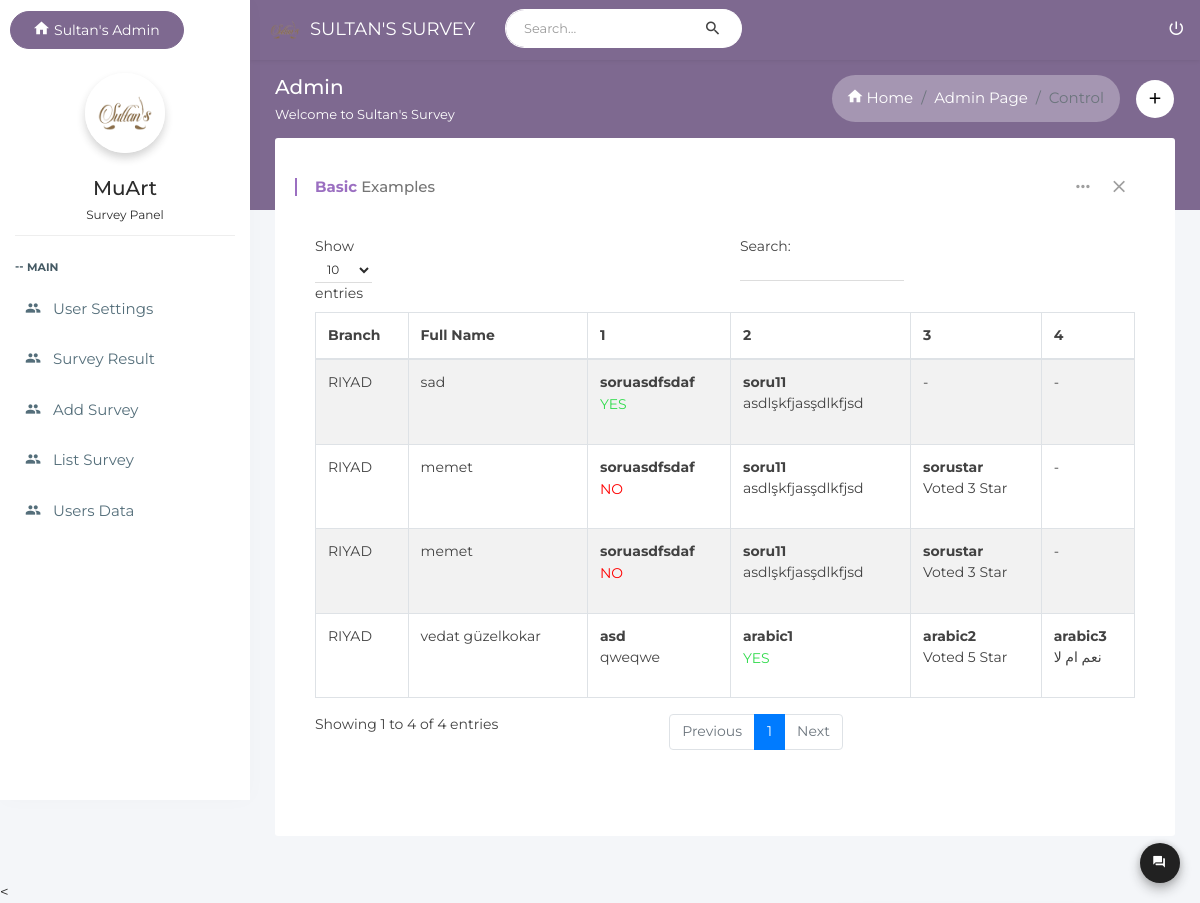
The app's page /admin/list-yes-or-no-survey.php (signed in) with its own data.
### tables this page shows
CREATE TABLE `anket_sonuc` (
  `anket_yesorno_id` int(11) NOT NULL,
  `anket_yesorno_branch` varchar(250) NOT NULL,
  `anket_yesorno_fullname` varchar(500) NOT NULL,
  `anket_yesorno_country` varchar(500) NOT NULL,
  `anket_yesorno_telno` varchar(500) NOT NULL,
  `anket_yesorno_email` varchar(500) NOT NULL
);

CREATE TABLE `anket_sonuc_cevaplar` (
  `sonucID` int(11) NOT NULL,
  `soru` varchar(500) NOT NULL,
  `cevap` varchar(500) NOT NULL,
  `tip` int(11) NOT NULL,
  `aciklama` varchar(500) DEFAULT NULL
);

### utils/anketSonuc.php (the view, shortened to what this page needs)
<?php
	include_once '../settings/init.php';
	$size = 0;
	function anketSonucListele()
	{
		global $db;
		$sql = 'SELECT * FROM anket_sonuc';
		$result = $db->query($sql);
		$data = $result->fetchAll();
		renderTable($data);
	}
	function renderTable($data)
	{
		renderTD();
		foreach ($data as $key) {
			?>
			<tr onclick="window.location.href = 'anket-sonuc-detay.php?anket_id=<?php echo $key['anket_yesorno_id']; ?>'" style="cursor: pointer;">
                                    <td><?php echo $key['anket_yesorno_branch']; ?></td>
                                    <td><?php echo $key['anket_yesorno_fullname']; ?></td>
                                   <?php renderAnswers($key['anket_yesorno_id']);?>
									</tr>
		<?php
		}
	}
	function renderTD()
	{
		global $size;
		for($i = 0;$i<$size ; $i++){
			?>
			<th> <?php echo ($i+1); ?> </th>
			<?php
		}
		?>
			</tr>
			</thead>
			<tbody>
		<?php
	}
	function renderAnswers($id){
		anketCevaplar($id);
	}
	function anketCevaplar($id)
	{
		global $db;
		$sql = "SELECT * FROM anket_sonuc_cevaplar WHERE sonucID={$id}";
		$result = $db->query($sql);
		$data = $result->fetchAll();
		renderLine($data);
	}
	function renderLine($data)
	{
		global $size;
		foreach ($data as $key) {
			?>
            	<td><b><?php echo $key['soru'].'</b>' . '<br>' ; ?>
            	<?php echoType($key); ?></td>
		<?php
		}
		$i = $size;
		while (sizeof($data)<$i) {
			$i--;
			echo '<td> - </td>';
		}
	}
	function echoType($key)
	{
		switch ($key['tip']) {
				case 1:
					echo $key['cevap'];
                    break;
				case 2:
					$color = $key['cevap'] == 'YES'? '#30db4c' : '#ff0000';
					$x='<p style="color:'.$color.'">'. $key['cevap'] .'</p>';
					echo $x;
					break;
				case 3:
					echo 'Voted ' . $key['cevap'] . ' Star';
					break;
			}
	}
	function counter($count){
		global $size;
		if($size <$count){
			$size = $count;
		}
	}

### records on screen
anket_sonuc: anket_yesorno_branch "RIYAD", anket_yesorno_fullname "sad"
anket_sonuc_cevaplar: soru "soruasdfsdaf", cevap "YES"
anket_sonuc_cevaplar: soru "soru11", cevap "asdlşkfjasşdlkfjsd"
anket_sonuc: anket_yesorno_branch "RIYAD", anket_yesorno_fullname "memet"
anket_sonuc_cevaplar: soru "soruasdfsdaf", cevap "NO"
anket_sonuc_cevaplar: soru "soru11", cevap "asdlşkfjasşdlkfjsd"
anket_sonuc_cevaplar: soru "sorustar", cevap "3"
anket_sonuc: anket_yesorno_branch "RIYAD", anket_yesorno_fullname "memet"
anket_sonuc_cevaplar: soru "soruasdfsdaf", cevap "NO"
anket_sonuc_cevaplar: soru "soru11", cevap "asdlşkfjasşdlkfjsd"
anket_sonuc_cevaplar: soru "sorustar", cevap "3"
anket_sonuc: anket_yesorno_branch "RIYAD", anket_yesorno_fullname "vedat güzelkokar"
anket_sonuc_cevaplar: soru "asd", cevap "qweqwe"
anket_sonuc_cevaplar: soru "arabic1", cevap "YES"
anket_sonuc_cevaplar: soru "arabic2", cevap "5"
anket_sonuc_cevaplar: soru "arabic3", cevap "نعم ام لا"
